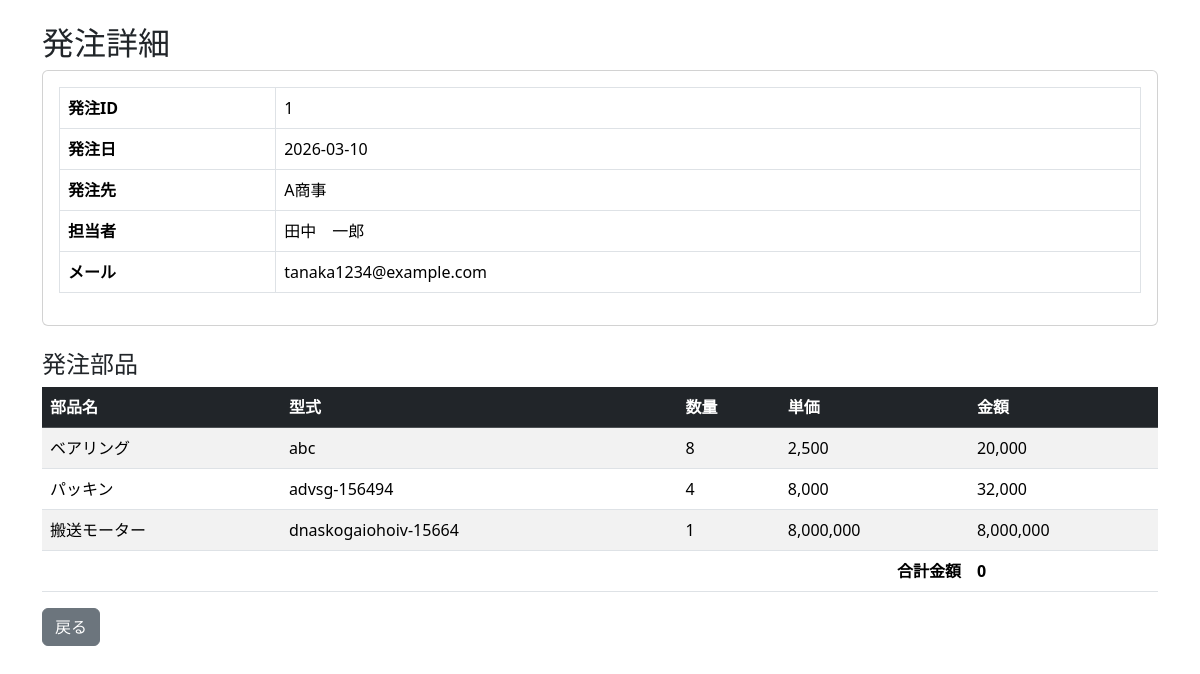
The page /orders/detail.php?id=1 (signed in) on the database its author committed.
### tables this page shows
CREATE TABLE `orders` (
  `id` int(11) NOT NULL,
  `order_date` date NOT NULL,
  `supplier_id` int(11) DEFAULT NULL,
  `user_id` int(11) DEFAULT NULL,
  `total_price` int(11) DEFAULT NULL,
  `mail_sent` tinyint(4) DEFAULT 0,
  `created_at` datetime NOT NULL
);

CREATE TABLE `suppliers` (
  `id` int(11) NOT NULL,
  `company_name` varchar(255) NOT NULL,
  `contact_name` varchar(255) DEFAULT NULL,
  `email` varchar(255) NOT NULL,
  `phone` varchar(50) DEFAULT NULL,
  `memo` text DEFAULT NULL,
  `created_at` datetime NOT NULL
);

CREATE TABLE `employees` (
  `id` int(11) NOT NULL,
  `employee_number` varchar(50) NOT NULL,
  `name` varchar(255) NOT NULL,
  `email` varchar(255) NOT NULL,
  `created_at` datetime DEFAULT current_timestamp()
);

CREATE TABLE `order_items` (
  `id` int(11) NOT NULL,
  `order_id` int(11) NOT NULL,
  `part_id` int(11) NOT NULL,
  `quantity` int(11) NOT NULL,
  `price` int(11) NOT NULL,
  `total_price` int(11) NOT NULL
);

CREATE TABLE `parts` (
  `id` int(11) NOT NULL,
  `part_name` varchar(255) NOT NULL,
  `equipment_id` int(11) DEFAULT NULL,
  `model_number` varchar(255) DEFAULT NULL,
  `price` int(11) DEFAULT NULL,
  `category_id` int(11) DEFAULT NULL,
  `memo` text DEFAULT NULL,
  `created_at` datetime NOT NULL
);

### config/function.php (called while the page is built, shortened)
<?php
function check_array($a){
    var_dump($a);
}
function h($str)
{
    return htmlspecialchars($str, ENT_QUOTES, 'UTF-8');
}

### orders/detail.php (the view, shortened to what this page needs)
<?php
require_once __DIR__ . "/../config/function.php";
$id = (int)$_GET["id"];
$db = db_connect();
$sql_order = "SELECT
                orders.id,
                orders.order_date,
                orders.total_price,
                suppliers.company_name,
                employees.name AS employee_name,
                employees.email AS employee_email
            FROM orders
            INNER JOIN suppliers
                ON suppliers.id = orders.supplier_id
            INNER JOIN users
                ON users.id = orders.user_id
            INNER JOIN employees
                ON employees.id = users.user_id
            WHERE orders.id = :id";
$stmt = $db->prepare($sql_order);
$stmt->bindParam(":id", $id, PDO::PARAM_INT);
$stmt->execute();
$order = $stmt->fetch(PDO::FETCH_ASSOC);
$sql_items = "SELECT
                parts.part_name,
                parts.model_number,
                order_items.quantity,
                order_items.price,
                order_items.total_price
            FROM order_items
            INNER JOIN parts
                ON parts.id = order_items.part_id
            WHERE order_items.order_id = :id";
$stmt2 = $db->prepare($sql_items);
$stmt2->bindParam(":id", $id, PDO::PARAM_INT);
$stmt2->execute();
$items = $stmt2->fetchAll(PDO::FETCH_ASSOC);
?>
<?php include __DIR__ . "/../config/page_head.php"; ?>
<body>
    <main class="container mt-4">
        <h2>発注詳細</h2>
        <div class="card mb-4">
            <div class="card-body">
                <table class="table table-bordered">
                    <tr>
                        <th width="20%">発注ID</th>
                        <td><?= h($order["id"]) ?></td>
                    </tr>
                    <tr>
                        <th>発注日</th>
                        <td><?= h($order["order_date"]) ?></td>
                    </tr>
                    <tr>
                        <th>発注先</th>
                        <td><?= h($order["company_name"]) ?></td>
                    </tr>
                    <tr>
                        <th>担当者</th>
                        <td><?= h($order["employee_name"]) ?></td>
                    </tr>
                    <tr>
                        <th>メール</th>
                        <td><?= h($order["employee_email"]) ?></td>
                    </tr>
                </table>
            </div>
        </div>
        <h4>発注部品</h4>
        <table class="table table-striped">
            <thead class="table-dark">
                <tr>
                    <th>部品名</th>
                    <th>型式</th>
                    <th>数量</th>
                    <th>単価</th>
                    <th>金額</th>
                </tr>
            </thead>
            <tbody>
                <?php foreach ($items as $i): ?>
                    <tr>
                        <td><?= h($i["part_name"]) ?></td>
                        <td><?= h($i["model_number"]) ?></td>
                        <td><?= h($i["quantity"]) ?></td>
                        <td><?= number_format($i["price"]) ?></td>
                        <td><?= number_format($i["total_price"]) ?></td>
                    </tr>
                <?php endforeach; ?>
            </tbody>
            <tfoot>
                <tr>
                    <th colspan="4" class="text-end">合計金額</th>
                    <th><?= number_format($order["total_price"]) ?></th>
                </tr>
            </tfoot>
        </table>
        <a href="list.php" class="btn btn-secondary">
            戻る
        </a>
    </main>
</body>

### rows shown on the page
orders: id "1", order_date "2026-03-10", supplier.company_name "A商事", employees.name "田中 一郎", employees.email "tanaka1234@example.com", total_price "0"
order_items: part.part_name "ベアリング", part.model_number "abc", quantity "8", price "2,500", total_price "20,000"
order_items: part.part_name "パッキン", part.model_number "advsg-156494", quantity "4", price "8,000", total_price "32,000"
order_items: part.part_name "搬送モーター", part.model_number "dnaskogaiohoiv-15664", quantity "1", price "8,000,000", total_price "8,000,000"
